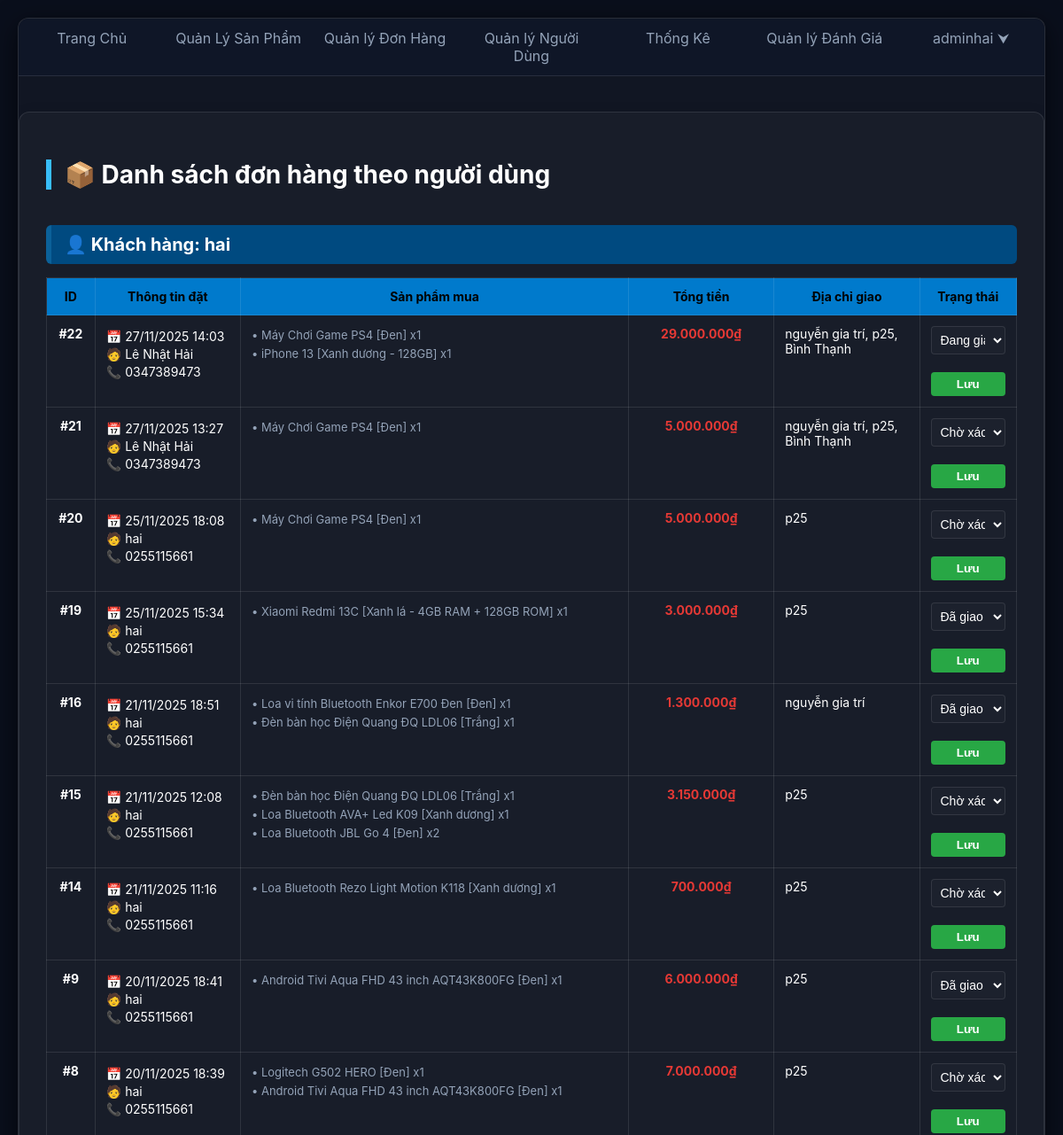
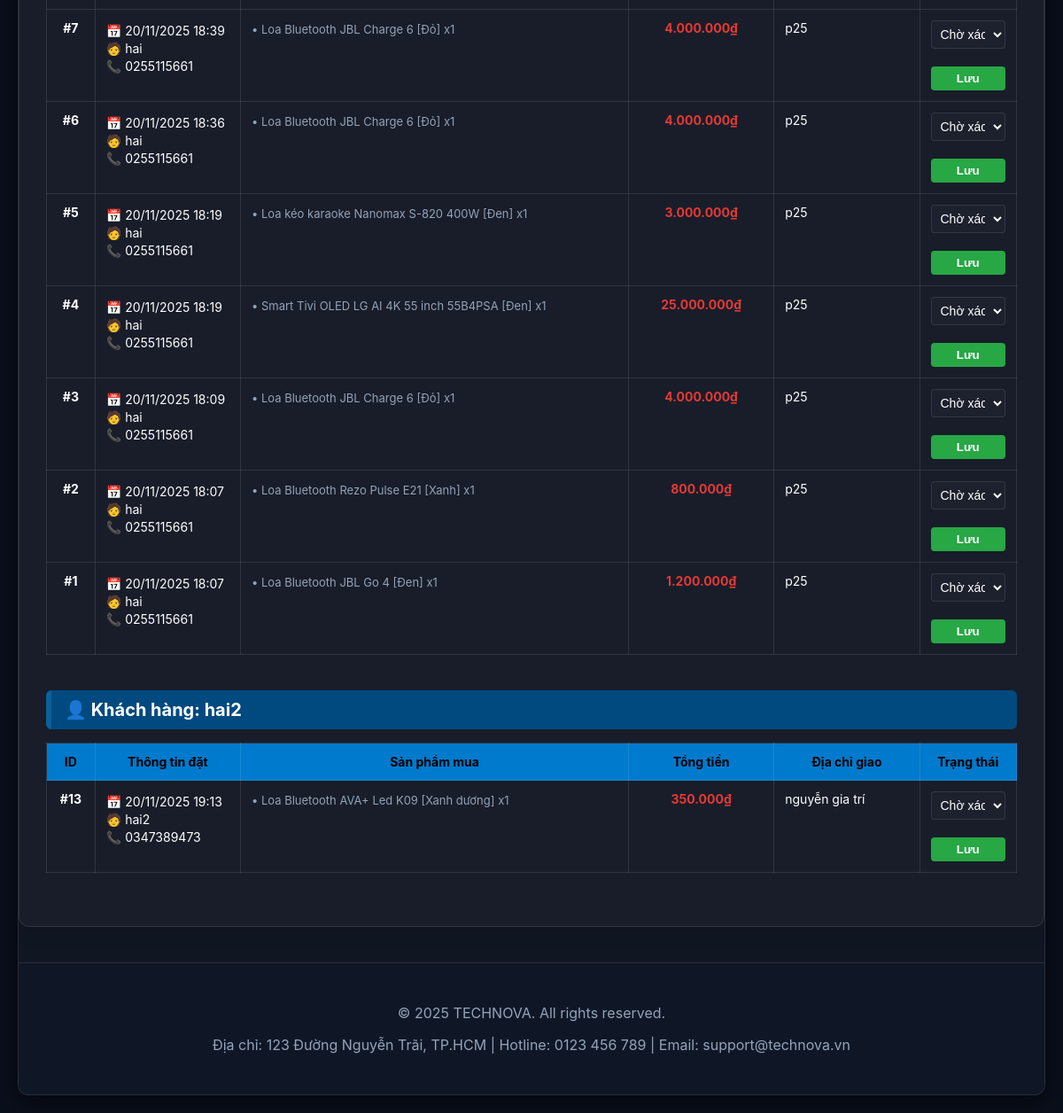
Screenshot of /WebBanHang/admin/quanlydonhang.php (signed in) with the database file from the repository (2 pictures, top to bottom).
### tables this page shows
CREATE TABLE `don_hang` (
  `id_don_hang` int(11) NOT NULL,
  `id_nguoi_dung` int(11) NOT NULL,
  `ngay_dat` datetime NOT NULL DEFAULT current_timestamp(),
  `tong_tien` decimal(15,2) NOT NULL,
  `ho_ten_nguoi_nhan` varchar(100) NOT NULL,
  `sdt_nguoi_nhan` varchar(20) NOT NULL,
  `dia_chi_giao_hang` text NOT NULL,
  `phuong_thuc_thanh_toan` varchar(50) NOT NULL DEFAULT 'COD',
  `trang_thai` varchar(50) NOT NULL DEFAULT 'Cho_xac_nhan'
);

### WebBanHang/admin/quanlydonhang.php (the view, shortened to what this page needs)
<?php
$current_page = basename($_SERVER['PHP_SELF']);
$conn = new mysqli("localhost", "root", "", "webbh");
$sql = "SELECT
            dh.id_don_hang,
            dh.ngay_dat,
            dh.tong_tien,
            dh.trang_thai,
            dh.ho_ten_nguoi_nhan,
            dh.dia_chi_giao_hang,
            dh.sdt_nguoi_nhan,
            u.username,
            GROUP_CONCAT(CONCAT('• ', ct.ten_san_pham, ' [', ct.phan_loai, '] x', ct.so_luong) SEPARATOR '<br>') as danh_sach_san_pham
        FROM don_hang dh
        JOIN users u ON dh.id_nguoi_dung = u.id
        LEFT JOIN chi_tiet_don_hang ct ON dh.id_don_hang = ct.id_don_hang
        GROUP BY dh.id_don_hang
        ORDER BY dh.ngay_dat DESC";
$result = $conn->query($sql);
$orders_by_user = [];
while ($row = $result->fetch_assoc()) {
    $orders_by_user[$row["username"]][] = $row;
}
$status_map = [
    'Cho_xac_nhan' => 'Chờ xác nhận',
    'Dang_giao'    => 'Đang giao hàng',
    'Da_giao'      => 'Đã giao thành công',
    'Da_huy'       => 'Đã hủy'
];
?>
<!DOCTYPE html>
<html lang="vi">
<head>
    <link rel="stylesheet" href="admin.css?v=2">
</head>
<body>
<div id="fox">
    <div id="fox-nav">
        <ul>
            <li><a href="admin.php">Trang Chủ</a></li>
            <li><a href="quanlysanpham.php">Quản Lý Sản Phẩm</a></li>
            <li><a href="quanlydonHang.php" class="<?= ($current_page == 'quanlydonHang.php') ? 'active' : '' ?>">Quản lý Đơn Hàng</a></li>
            <li><a href="quanlynguoidung.php">Quản lý Người Dùng</a></li>
            <li><a href="quanlythongke.php">Thống Kê</a></li>
            <li><a href="quanlydanhgia.php">Quản lý Đánh Giá</a></li>
           <?php if (!isset($_SESSION["user"])): ?>
            <li><a href="../Login/Login.php">Đăng nhập</a></li>
        <?php else: ?>
            <?php $username = htmlspecialchars($_SESSION["user"]["username"]); ?>
            <li class="user-dropdown">
                <a href="#" id="user-toggle"><?= $username ?> ⮟</a>
            </li>
        <?php endif; ?>
        </ul>
    </div>
    <div class="admin-container">
        <h2>📦 Danh sách đơn hàng theo người dùng</h2>
        <?php if (empty($orders_by_user)): ?>
            <p style="text-align:center; padding: 20px;">Hiện chưa có đơn hàng nào.</p>
        <?php else: ?>
            <?php foreach ($orders_by_user as $username => $orders): ?>
                <h3 class="user-title">👤 Khách hàng: <?= htmlspecialchars($username) ?></h3>
                <table>
                    <tr>
                        <th width="5%">ID</th>
                        <th width="15%">Thông tin đặt</th>
                        <th width="40%">Sản phẩm mua</th>
                        <th width="15%">Tổng tiền</th>
                        <th width="15%">Địa chỉ giao</th>
                        <th width="10%">Trạng thái</th>
                    </tr>
                    <?php foreach ($orders as $order): ?>
                        <tr>
                            <td style="text-align:center; font-weight:bold;">#<?= $order["id_don_hang"] ?></td>
                            <td class="info-cell">
                                <p>📅 <?= date("d/m/Y H:i", strtotime($order["ngay_dat"])) ?></p>
                                <p>🧑 <?= htmlspecialchars($order["ho_ten_nguoi_nhan"]) ?></p>
                                <p>📞 <?= htmlspecialchars($order["sdt_nguoi_nhan"]) ?></p>
                            </td>
                            <td class="product-list">
                                <?= $order["danh_sach_san_pham"] ?>
                            </td>
                            <td class="price" style="text-align:center;">
                                <?= number_format($order["tong_tien"], 0, ',', '.') ?>₫
                            </td>
                            <td><?= htmlspecialchars($order["dia_chi_giao_hang"]) ?></td>
                            <td>
                                <form method="POST" class="action-form">
                                    <select name="new_status">
                                        <?php foreach ($status_map as $key => $label): ?>
                                            <option value="<?= $key ?>" <?= ($order["trang_thai"] === $key) ? "selected" : "" ?>>
                                                <?= $label ?>
                                            </option>
                                        <?php endforeach; ?>
                                    </select>
                                    <button type="submit" onclick="return confirm('Cập nhật trạng thái đơn hàng này?')">Lưu</button>
                                </form>
                            </td>
                        </tr>
                    <?php endforeach; ?>
                </table>
            <?php endforeach; ?>
        <?php endif; ?>
    </div>
    <div id="fox-footer">
        <p>© 2025 TECHNOVA. All rights reserved.</p>
        <p>Địa chỉ: 123 Đường Nguyễn Trãi, TP.HCM | Hotline: 0123 456 789 | Email: support@technova.vn</p>
    </div>
</div>
</body>
</html>

### WebBanHang/admin/admin.css (style rules this page uses)
:root { --bg-dark: #0a0f1c; --text-primary: #ffffff; --text-secondary: #94a3b8; --accent: #38bdf8; --accent-glow: rgba(56, 189, 248, 0.5); --glass-bg: rgba(255, 255, 255, 0.03); --glass-border: rgba(255, 255, 255, 0.1); --card-hover: rgba(255, 255, 255, 0.08); --font-main: 'Inter', sans-serif; }
body { font-family: var(--font-main); background-color: var(--bg-dark); color: var(--text-primary); margin: 20px; padding: 0; }
#fox { margin: auto; background: var(--glass-bg); border: 1px solid var(--glass-border); box-shadow: 0 8px 30px rgba(0,0,0,0.6); color: var(--text-primary); border-radius: 12px; overflow: hidden; min-height: 85vh; display: flex; flex-direction: column; }
#fox-nav { background: rgba(15, 23, 42, 0.75); backdrop-filter: blur(6px); border-bottom: 1px solid var(--glass-border); }
#fox-nav ul { list-style: none; display: flex; justify-content: center; padding: 0; margin: 0; }
#fox-nav ul li { flex: 1; text-align: center; }
#fox-nav ul li a { color: var(--text-secondary); text-decoration: none; display: inline-block; padding: 12px 10px; transition: color 0.25s ease, text-shadow 0.25s ease; }
.admin-container { max-width: 1100px; margin: 40px auto; background: linear-gradient(180deg, rgba(255,255,255,0.02), rgba(255,255,255,0.01)); border: 1px solid var(--glass-border); padding: 30px; border-radius: 12px; box-shadow: 0 10px 30px rgba(0,0,0,0.6); color: var(--text-primary); }
.admin-container h2 { font-size: 28px; color: var(--text-primary); text-align: left; margin-bottom: 20px; border-left: 6px solid var(--accent); padding-left: 15px; }
.admin-container h3 { margin-top: 30px; margin-bottom: 15px; color: var(--text-primary); border-left: 6px solid rgba(56,189,248,0.2); padding-left: 10px; font-size: 20px; }
form input[type="text"], form input[type="number"], form input[type="url"], form textarea, form select { width: 100%; padding: 10px; margin-bottom: 15px; border: 1px solid rgba(255,255,255,0.06); border-radius: 6px; font-size: 14px; box-sizing: border-box; background-color: rgba(255,255,255,0.02); color: var(--text-primary); }
form button { padding: 10px 20px; background-color: var(--accent); color: var(--bg-dark); border: none; border-radius: 6px; font-weight: 700; cursor: pointer; transition: box-shadow 0.2s ease, transform 0.12s ease; }
#fox-footer { background: rgba(15, 23, 42, 0.7); color: var(--text-secondary); border-top: 1px solid var(--glass-border); padding: 30px 10px; text-align: center; margin-top: auto; }
.user-dropdown { position: relative; cursor: pointer; }

### WebBanHang/admin/quanlydonhang.php (style rules this page uses)
.admin-container { max-width: 1200px; margin: 40px auto; background: rgba(255, 255, 255, 0.03); padding: 30px; border-radius: 12px; box-shadow: 0 6px 20px rgba(0, 0, 0, 0.1); }
h3.user-title { background: #004a80; color: white; padding: 10px 15px; border-radius: 6px; margin-top: 40px; margin-bottom: 15px; }
table { width: 100%; border-collapse: collapse; font-size: 14px; margin-bottom: 30px; }
th, td { border: 1px solid var(--glass-border); padding: 12px; text-align: left; vertical-align: top; }
th { background-color: #007acc; color: black; text-align: center; }
.product-list { font-size: 13px; color: #94a3b8; line-height: 1.6; }
.price { color: #e53935; font-weight: bold; }
.action-form { display: flex; flex-direction: column; gap: 5px; }
.action-form select { padding: 6px; border-radius: 4px; border: 1px solid var(--glass-border); }
.action-form button { background-color: #28a745; border: none; color: white; padding: 6px; border-radius: 4px; cursor: pointer; font-weight: bold; }
.info-cell p { margin: 3px 0; }
select { background-color: #1a2332; color: #ffffff; border: 1px solid #4a5568; padding: 8px; border-radius: 4px; width: 100%; outline: none; }
select option { background-color: #1a2332; color: #ffffff; padding: 10px; }

### rows the page displays
don_hang: id_don_hang "22", ngay_dat "27/11/2025 14:03", ho_ten_nguoi_nhan "Lê Nhật Hải", sdt_nguoi_nhan "0347389473", danh_sach_san_pham "• Máy Chơi Game PS4 [Đen] x1 • iPhone 13 [Xanh dương - 128GB] x1", tong_tien "29.000.000", dia_chi_giao_hang "nguyễn gia trí, p25, Bình Thạnh", new_status "Đang giao hàng"
don_hang: id_don_hang "21", ngay_dat "27/11/2025 13:27", ho_ten_nguoi_nhan "Lê Nhật Hải", sdt_nguoi_nhan "0347389473", danh_sach_san_pham "• Máy Chơi Game PS4 [Đen] x1", tong_tien "5.000.000", dia_chi_giao_hang "nguyễn gia trí, p25, Bình Thạnh", new_status "Chờ xác nhận"
don_hang: id_don_hang "20", ngay_dat "25/11/2025 18:08", ho_ten_nguoi_nhan "hai", sdt_nguoi_nhan "0255115661", danh_sach_san_pham "• Máy Chơi Game PS4 [Đen] x1", tong_tien "5.000.000", dia_chi_giao_hang "p25", new_status "Chờ xác nhận"
don_hang: id_don_hang "19", ngay_dat "25/11/2025 15:34", ho_ten_nguoi_nhan "hai", sdt_nguoi_nhan "0255115661", danh_sach_san_pham "• Xiaomi Redmi 13C [Xanh lá - 4GB RAM + 128GB ROM] x1", tong_tien "3.000.000", dia_chi_giao_hang "p25", new_status "Đã giao thành công"
don_hang: id_don_hang "16", ngay_dat "21/11/2025 18:51", ho_ten_nguoi_nhan "hai", sdt_nguoi_nhan "0255115661", danh_sach_san_pham "• Loa vi tính Bluetooth Enkor E700 Đen [Đen] x1 • Đèn bàn học Điện Quang ĐQ LDL06 [Trắng] x1", tong_tien "1.300.000", dia_chi_giao_hang "nguyễn gia trí", new_status "Đã giao thành công"
don_hang: id_don_hang "15", ngay_dat "21/11/2025 12:08", ho_ten_nguoi_nhan "hai", sdt_nguoi_nhan "0255115661", danh_sach_san_pham "• Đèn bàn học Điện Quang ĐQ LDL06 [Trắng] x1 • Loa Bluetooth AVA+ Led K09 [Xanh dương] x1 • Loa Bluetooth JBL Go 4 [Đen] x2", tong_tien "3.150.000", dia_chi_giao_hang "p25", new_status "Chờ xác nhận"
don_hang: id_don_hang "14", ngay_dat "21/11/2025 11:16", ho_ten_nguoi_nhan "hai", sdt_nguoi_nhan "0255115661", danh_sach_san_pham "• Loa Bluetooth Rezo Light Motion K118 [Xanh dương] x1", tong_tien "700.000", dia_chi_giao_hang "p25", new_status "Chờ xác nhận"
don_hang: id_don_hang "9", ngay_dat "20/11/2025 18:41", ho_ten_nguoi_nhan "hai", sdt_nguoi_nhan "0255115661", danh_sach_san_pham "• Android Tivi Aqua FHD 43 inch AQT43K800FG [Đen] x1", tong_tien "6.000.000", dia_chi_giao_hang "p25", new_status "Đã giao thành công"
don_hang: id_don_hang "8", ngay_dat "20/11/2025 18:39", ho_ten_nguoi_nhan "hai", sdt_nguoi_nhan "0255115661", danh_sach_san_pham "• Logitech G502 HERO [Đen] x1 • Android Tivi Aqua FHD 43 inch AQT43K800FG [Đen] x1", tong_tien "7.000.000", dia_chi_giao_hang "p25", new_status "Chờ xác nhận"
don_hang: id_don_hang "7", ngay_dat "20/11/2025 18:39", ho_ten_nguoi_nhan "hai", sdt_nguoi_nhan "0255115661", danh_sach_san_pham "• Loa Bluetooth JBL Charge 6 [Đỏ] x1", tong_tien "4.000.000", dia_chi_giao_hang "p25", new_status "Chờ xác nhận"
don_hang: id_don_hang "6", ngay_dat "20/11/2025 18:36", ho_ten_nguoi_nhan "hai", sdt_nguoi_nhan "0255115661", danh_sach_san_pham "• Loa Bluetooth JBL Charge 6 [Đỏ] x1", tong_tien "4.000.000", dia_chi_giao_hang "p25", new_status "Chờ xác nhận"
don_hang: id_don_hang "5", ngay_dat "20/11/2025 18:19", ho_ten_nguoi_nhan "hai", sdt_nguoi_nhan "0255115661", danh_sach_san_pham "• Loa kéo karaoke Nanomax S-820 400W [Đen] x1", tong_tien "3.000.000", dia_chi_giao_hang "p25", new_status "Chờ xác nhận"
don_hang: id_don_hang "4", ngay_dat "20/11/2025 18:19", ho_ten_nguoi_nhan "hai", sdt_nguoi_nhan "0255115661", danh_sach_san_pham "• Smart Tivi OLED LG AI 4K 55 inch 55B4PSA [Đen] x1", tong_tien "25.000.000", dia_chi_giao_hang "p25", new_status "Chờ xác nhận"
don_hang: id_don_hang "3", ngay_dat "20/11/2025 18:09", ho_ten_nguoi_nhan "hai", sdt_nguoi_nhan "0255115661", danh_sach_san_pham "• Loa Bluetooth JBL Charge 6 [Đỏ] x1", tong_tien "4.000.000", dia_chi_giao_hang "p25", new_status "Chờ xác nhận"
don_hang: id_don_hang "2", ngay_dat "20/11/2025 18:07", ho_ten_nguoi_nhan "hai", sdt_nguoi_nhan "0255115661", danh_sach_san_pham "• Loa Bluetooth Rezo Pulse E21 [Xanh] x1", tong_tien "800.000", dia_chi_giao_hang "p25", new_status "Chờ xác nhận"
don_hang: id_don_hang "1", ngay_dat "20/11/2025 18:07", ho_ten_nguoi_nhan "hai", sdt_nguoi_nhan "0255115661", danh_sach_san_pham "• Loa Bluetooth JBL Go 4 [Đen] x1", tong_tien "1.200.000", dia_chi_giao_hang "p25", new_status "Chờ xác nhận"
don_hang: id_don_hang "13", ngay_dat "20/11/2025 19:13", ho_ten_nguoi_nhan "hai2", sdt_nguoi_nhan "0347389473", danh_sach_san_pham "• Loa Bluetooth AVA+ Led K09 [Xanh dương] x1", tong_tien "350.000", dia_chi_giao_hang "nguyễn gia trí", new_status "Chờ xác nhận"

### other values shown
$username "adminhai"
$username "hai"
$username "hai2"
